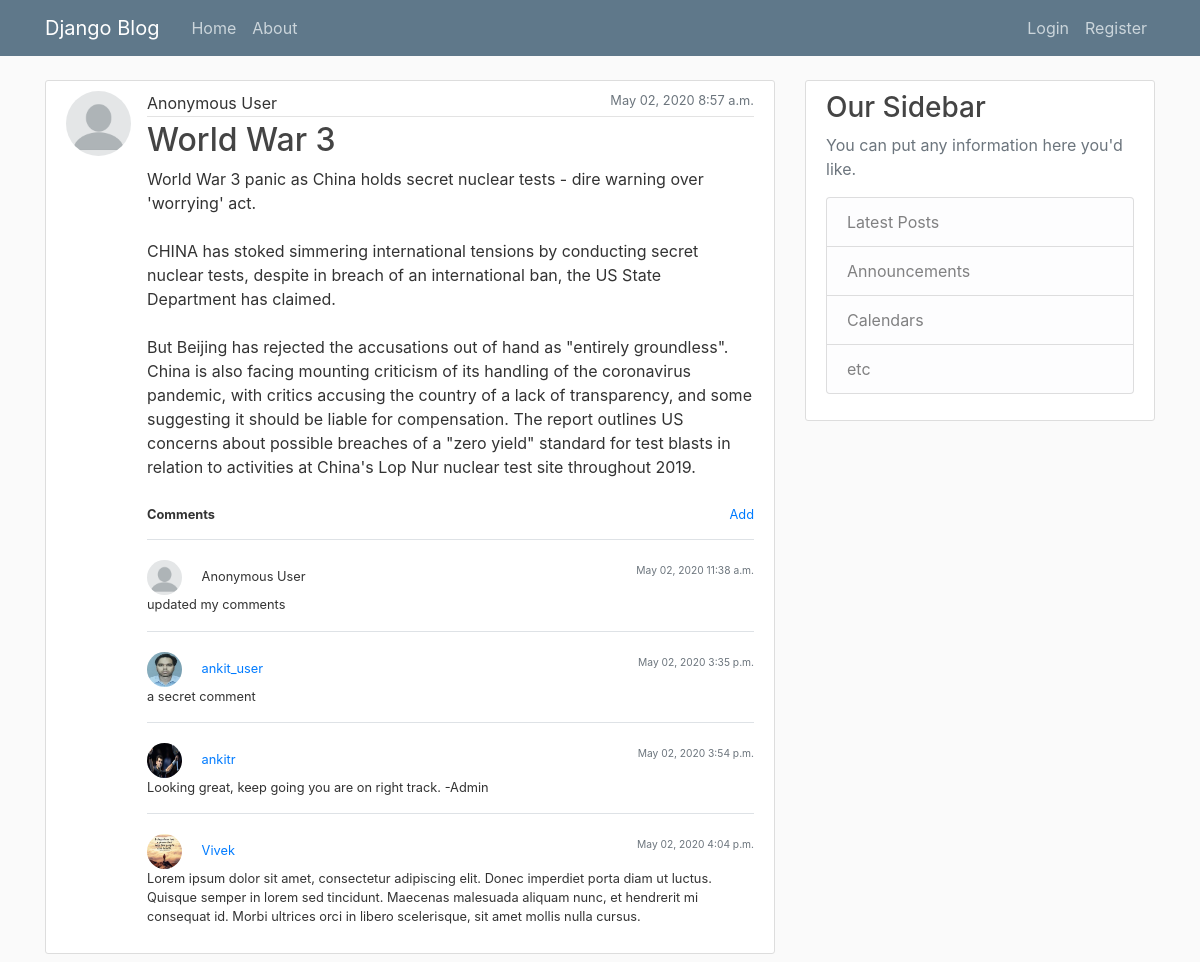
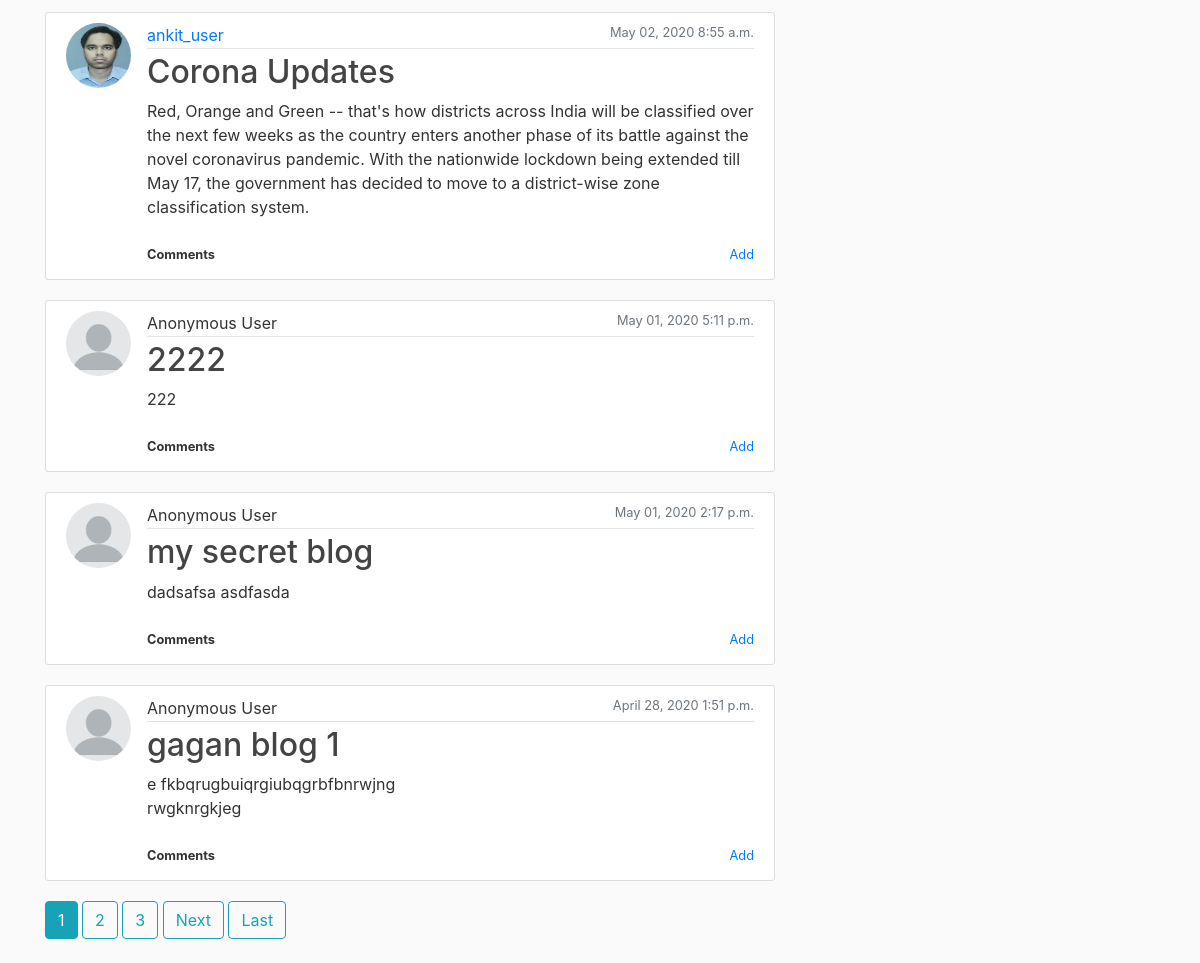
The page / on the database its author committed (2 pictures, top to bottom).
### blog/models.py (models this page shows, shortened)
class Post(models.Model):
    title = models.CharField(max_length=100)
    content = models.TextField()
    anonymous = models.BooleanField("Post as Anonymous User", editable=True, default=True)
    date_posted = models.DateTimeField(default=timezone.now)
    author = models.ForeignKey(User, on_delete=models.CASCADE)

class Comment(models.Model):
    content = models.TextField()
    anonymous = models.BooleanField("Comment as Anonymous User", editable=True, default=True)
    date_posted = models.DateTimeField(default=timezone.now)
    author = models.ForeignKey(User, on_delete=models.CASCADE)
    post = models.ForeignKey(Post, on_delete=models.CASCADE, related_name='comments')

### users/models.py (models this page shows, shortened)
class Profile(models.Model):
    user = models.OneToOneField(User, on_delete=models.CASCADE)
    image = models.ImageField(default='default.jpg', upload_to='profile_pics')

### blog/views.py (the view)
# urls.py: path('', PostListView.as_view(), name='blog-home'),
class PostListView(ListView):
    model = Post
    template_name = 'blog/home.html'  # <app>/<model>_<viewtype>.html
    context_object_name = 'posts'
    ordering = ['-date_posted']
    paginate_by = 5

### blog/templates/blog/home.html (shortened to what this page needs)
{% extends "blog/base.html" %}
{% block content %}
    {% for post in posts %}
        {% include 'blog/post_raw.html' with post=post %}
    {% endfor %}
    {% if is_paginated %}
      {% for num in page_obj.paginator.page_range %}
        {% if page_obj.number == num %}
          <a class="btn btn-info mb-4" href="?page={{ num }}">{{ num }}</a>
        {% elif num > page_obj.number|add:'-3' and num < page_obj.number|add:'3' %}
          <a class="btn btn-outline-info mb-4" href="?page={{ num }}">{{ num }}</a>
        {% endif %}
      {% endfor %}
      {% if page_obj.has_next %}
        <a class="btn btn-outline-info mb-4" href="?page={{ page_obj.next_page_number }}">Next</a>
        <a class="btn btn-outline-info mb-4" href="?page={{ page_obj.paginator.num_pages }}">Last</a>
      {% endif %}
    {% endif %}
  {% endblock content %}

### blog/templates/blog/post_raw.html (shortened to what this page needs)
<article class="media content-section">
  {% if post.anonymous %}
    <img class="rounded-circle article-img" src="/media/profile_pics/anonymous.png">
  {% else %}
    <img class="rounded-circle article-img" src="{{ post.author.profile.image.url }}">
  {% endif %}
  <div class="media-body full-block">
  <div class="full-block">
    <div class="article-metadata">
        {% if post.anonymous %}
            Anonymous User
        {% else %}
            <a class="mr-2" href="{% url 'user-posts' post.author.username %}">{{ post.author }}</a>
        {% endif %}
      <small class="text-muted" style="float:right;">{{ post.date_posted|date:"F d, Y P" }}</small>
    </div>
    <h2><a class="article-title" href="{% url 'post-detail' post.id %}">{{ post.title }}</a></h2>
    <p class="article-content">{{ post.content }}</p>
  </div>
  <div class="full-block small padding-top-10">
      <div class="float-left " style="font-weight: bold" >Comments</div>
      <div class="float-right">
          <a href="{% url 'post-comment-create' post_id=post.id %}">Add</a>
      </div>
  </div>
  <br>
  {% if post.comments.all  %}
    <div class="full-block padding-top-10">
      {% for comment in post.comments.all %}
        {% include 'blog/comment_detail.html' with comment=comment editable=True %}
      {% endfor %}
    </div>
  {% endif %}
  </div>
</article>

### blog/templates/blog/comment_detail.html (shortened to what this page needs)
<div class="float-left full-block padding-top-20 border-top">
    <div class="small float-left full-block">
        <div class="float-left">
        {% if comment.anonymous %}
            <img class="rounded-circle comment-img" src="/media/profile_pics/anonymous.png">
            Anonymous User
        {% else %}
            <img class="rounded-circle comment-img" src="{{ comment.author.profile.image.url }}">
            <a class="mr-2" href="{% url 'user-posts' comment.author.username %}">{{ comment.author }}</a>
        {% endif %}
        </div>
        <div class="float-right">
            <small class="text-muted" styl    e="float:right;">{{ comment.date_posted|date:"F d, Y P" }}</small>
        </div>
    </div>
    <p class="small">{{ comment.content }}</p>
</div>

### blog/static/blog/main.css (style rules this page uses)
body { background: #fafafa; color: #333333; margin-top: 5rem; }
h1, h2, h3, h4, h5, h6 { color: #444444; }
.content-section { background: #ffffff; padding: 10px 20px; border: 1px solid #dddddd; border-radius: 3px; margin-bottom: 20px; }
.article-title { color: #444444; }
.article-content { white-space: pre-line; }
.article-img { height: 65px; width: 65px; margin-right: 16px; }
.article-metadata { padding-bottom: 1px; margin-bottom: 4px; border-bottom: 1px solid #e3e3e3 }
.comment-img { height: 35px; width: 35px; margin-right: 16px; }
.full-block { width:100%; display: block; }
.padding-top-20 { padding-top: 20px; }
.padding-top-10 { padding-top: 10px; }

### rows shown on the page
Post: anonymous True (drawn), date_posted "May 02, 2020 8:57 a.m.", title "World War 3", content "World War 3 panic as China holds secret nuclear tests - dire warning over 'worrying' act. CHINA has stoked simmering international tensions by conducting secret nuclear tests, despite in breach of an international ban, the US State Department has claimed. But Beijing has rejected the accusations out of hand as \"entirely groundless\". China is also facing mounting criticism of its handling of the coronavirus pandemic, with critics accusing the country of a lack of transparency, and some suggesting it should be liable for compensation. The report outlines US concerns about possible breaches of a \"zero yield\" standard for test blasts in relation to activities at China's Lop Nur nuclear test…"
Comment: anonymous True (drawn), date_posted "May 02, 2020 11:38 a.m.", content "updated my comments"
Comment: author.profile.image (picture), author "ankit_user", date_posted "May 02, 2020 3:35 p.m.", content "a secret comment"
Comment: author.profile.image (picture), author "ankitr", date_posted "May 02, 2020 3:54 p.m.", content "Looking great, keep going you are on right track. -Admin"
Comment: author.profile.image (placeholder picture), author "Vivek", date_posted "May 02, 2020 4:04 p.m.", content "Lorem ipsum dolor sit amet, consectetur adipiscing elit. Donec imperdiet porta diam ut luctus. Quisque semper in lorem sed tincidunt. Maecenas malesuada aliquam nunc, et hendrerit mi consequat id. Morbi ultrices orci in libero scelerisque, sit amet mollis nulla cursus."
Post: author.profile.image (picture), author "ankit_user", date_posted "May 02, 2020 8:55 a.m.", title "Corona Updates", content "Red, Orange and Green -- that's how districts across India will be classified over the next few weeks as the country enters another phase of its battle against the novel coronavirus pandemic. With the nationwide lockdown being extended till May 17, the government has decided to move to a district-wise zone classification system."
Post: anonymous True (drawn), date_posted "May 01, 2020 5:11 p.m.", title "2222", content "222"
Post: anonymous True (drawn), date_posted "May 01, 2020 2:17 p.m.", title "my secret blog", content "dadsafsa asdfasda"
Post: anonymous True (drawn), date_posted "April 28, 2020 1:51 p.m.", title "gagan blog 1", content "e fkbqrugbuiqrgiubqgrbfbnrwjng rwgknrgkjeg"

### other values the page prints
{{ num }} "1"
{{ num }} "2" "3"
